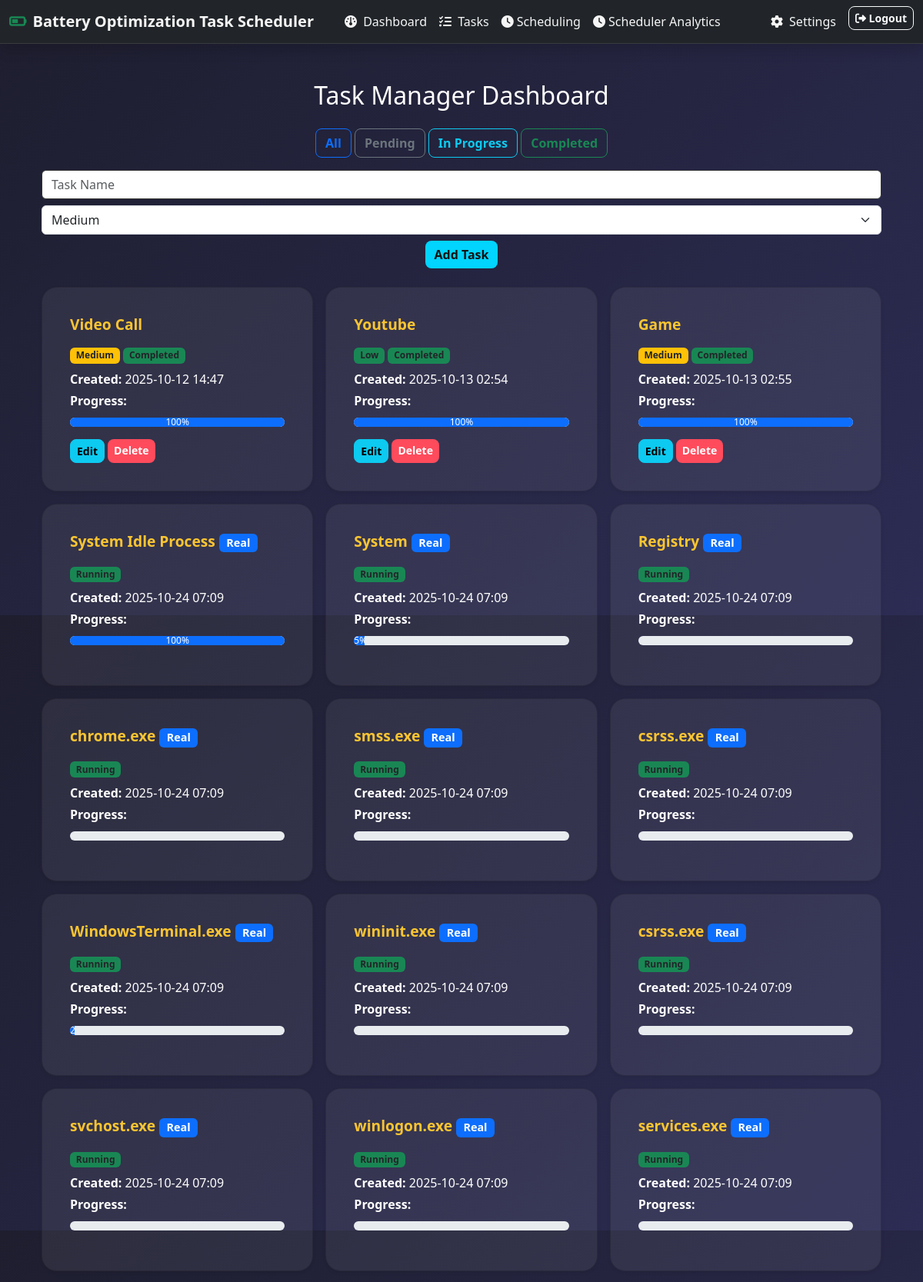
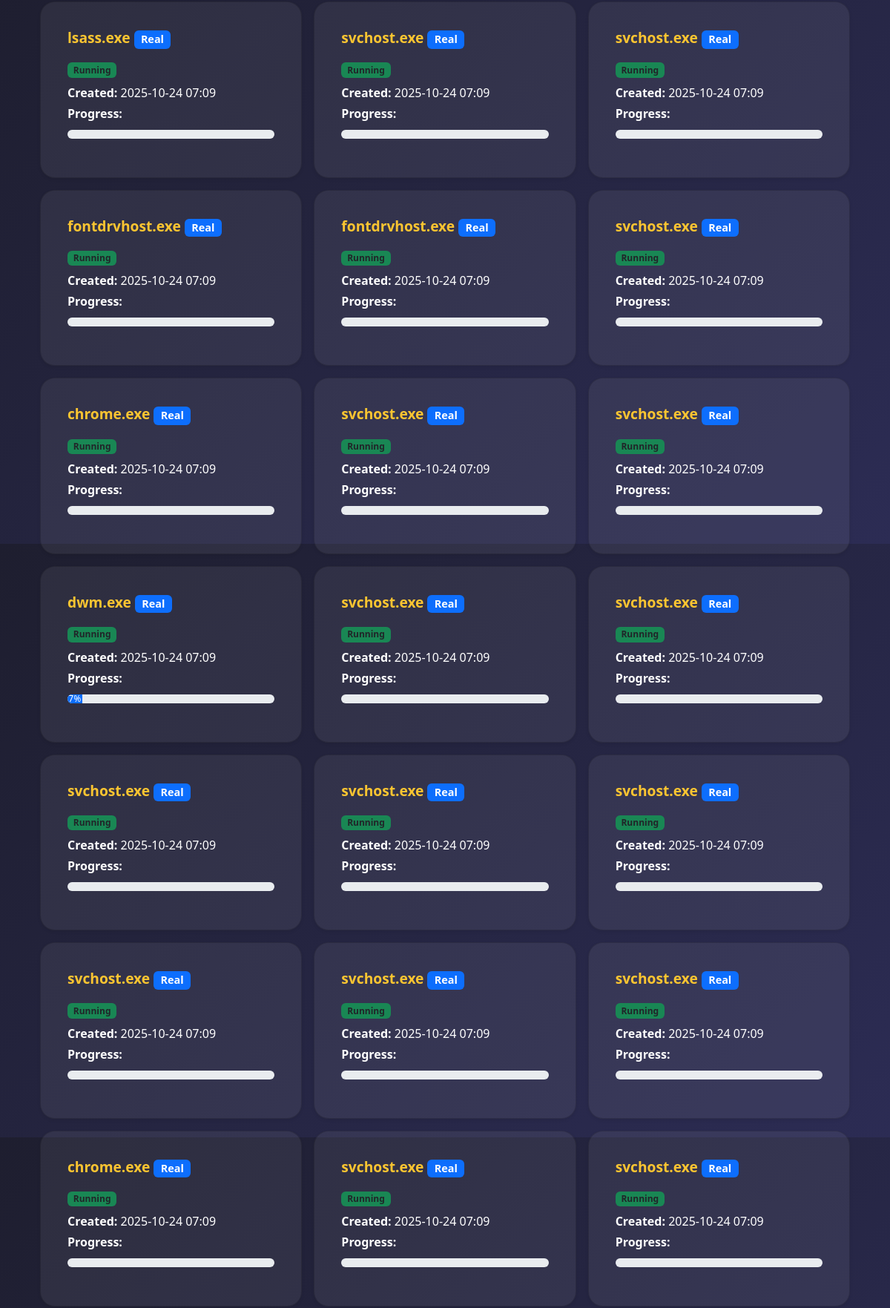
The page /tasks (upper part) on the database its author committed (2 pictures, top to bottom).
### models.py (models this page shows, shortened)
class Task(db.Model):
    id = db.Column(db.Integer, primary_key=True)
    pid = db.Column(db.Integer, nullable=True, unique=True)  # real OS process ID
    name = db.Column(db.String(120), nullable=False)
    priority = db.Column(db.String(20), nullable=False, default='Medium')  # High/Medium/Low
    status = db.Column(db.String(20), nullable=False, default='Pending')  # Pending/Running/Paused/Completed
    arrival_time = db.Column(db.DateTime, default=datetime.utcnow)
    burst_time = db.Column(db.Integer, default=5)     # simulated execution time
    remaining_time = db.Column(db.Integer, default=5)
    deadline = db.Column(db.DateTime, nullable=True)
    progress = db.Column(db.Integer, default=0)       # New field for progress %
    energy = db.Column(db.Integer, default=100)       # New field for energy %
    created_at = db.Column(db.DateTime, default=datetime.utcnow)
    type = db.Column(db.String(20), default='simulated')  # distinguish real/simulated
    last_updated = db.Column(db.DateTime, default=datetime.utcnow, onupdate=datetime.utcnow)
    locked = db.Column(db.Boolean, default=False)

### app.py (the view)
@app.route("/tasks")
def tasks_page():
    simulated_tasks=Task.query.filter_by(type='simulated').all()
    real_tasks=Task.query.filter_by(type='real').all()
    all_tasks=simulated_tasks+real_tasks
    return render_template("tasks.html", tasks=all_tasks)

### templates/tasks.html (shortened to what this page needs)
{% extends "base.html" %}
{% block content %}
<div class="container py-4">
    <h2 class="mb-4 text-center">Task Manager Dashboard</h2>
    <div class="mb-3 text-center">
        <button type="button" class="btn btn-outline-primary filter-btn" data-status="All">All</button>
        <button type="button" class="btn btn-outline-secondary filter-btn" data-status="Pending">Pending</button>
        <button type="button" class="btn btn-outline-info filter-btn" data-status="In Progress">In Progress</button>
        <button type="button" class="btn btn-outline-success filter-btn" data-status="Completed">Completed</button>
    </div>
    <form method="POST" action="{{ url_for('add_task') }}" class="mb-4 d-flex gap-2 justify-content-center flex-wrap">
        <input type="text" name="name" placeholder="Task Name" class="form-control bg-white text-dark" required>
        <select name="priority" class="form-select bg-white text-dark">
            <option value="Medium" selected>Medium</option>
        </select>
        <button type="submit" class="btn btn-primary">Add Task</button>
    </form>
    <div class="row g-3" id="taskContainer">
        {% for task in tasks %}
        <div class="col-md-6 col-lg-4 task-card
            {% if task.type == 'real' %}real-task-card{% else %}simulated-task-card{% endif %}"
            data-status="{{ task.status }}" id="taskCard{{ task.id }}">
            <div class="card shadow-sm h-100">
                <div class="card-body">
                    <h5 class="card-title">
                        {{ task.name }}
                        {% if task.type == 'real' %}<span class="badge bg-primary">Real</span>{% endif %}
                    </h5>
                    {% if task.type != 'real' %}
                    <span class="badge
                        {% if task.priority == 'High' %} bg-danger
                        {% elif task.priority == 'Medium' %} bg-warning text-dark
                        {% else %} bg-success text-dark {% endif %}">
                        {{ task.priority }}
                    </span>
                    {% endif %}
                    <span class="badge task-status
                        {% if task.status == 'Pending' %} bg-secondary text-dark
                        {% elif task.status == 'In Progress' %} bg-info text-dark
                        {% else %} bg-success text-dark {% endif %}">
                        {{ task.status }}
                    </span>
                    <p class="mt-2 mb-1"><strong>Created:</strong> {{ task.created_at.strftime('%Y-%m-%d %H:%M') }}</p>
                    <p class="mb-1"><strong>Progress:</strong></p>
                    <div class="progress mb-3">
                        <div class="progress-bar task-progress" role="progressbar"
                            style="width: {% if task.progress %}{{ task.progress }}%{% else %}0%{% endif %};"
                            aria-valuenow="{{ task.progress if task.progress else 0 }}" aria-valuemin="0" aria-valuemax="100">
                            {% if task.progress %}{{ task.progress }}%{% else %}0%{% endif %}
                        </div>
                    </div>
                    {% if task.type != 'real' %}
                    <div class="d-flex gap-1">
                        <button type="button" class="btn btn-sm btn-info" data-bs-toggle="modal" data-bs-target="#editTaskModal{{ task.id }}">Edit</button>
                        <a href="{{ url_for('delete_task', task_id=task.id) }}" class="btn btn-sm btn-danger">Delete</a>
                    </div>
                    {% endif %}
                </div>
            </div>
        </div>
        {% endfor %}
    </div>
</div>
{% endblock %}

### templates/base.html (shortened to what this page needs)
<!DOCTYPE html>
<html lang="en">
<head>
    <link href="https://cdn.jsdelivr.net/npm/bootstrap@5.3.2/dist/css/bootstrap.min.css" rel="stylesheet">
    <link rel="stylesheet" href="{{ url_for('static', filename='css/styles.css') }}">
    <link rel="stylesheet" href="https://cdnjs.cloudflare.com/ajax/libs/font-awesome/6.5.0/css/all.min.css">
    <link rel="stylesheet" href="https://cdn.jsdelivr.net/npm/sweetalert2@11/dist/sweetalert2.min.css">
</head>
<body>
<nav class="navbar navbar-expand-lg navbar-dark bg-dark shadow">
  <div class="container-fluid">
    <a class="navbar-brand d-flex align-items-center" href="{{ url_for('index') }}">
      <i class="fa-solid fa-battery-half me-2 text-success"></i>
      <span class="fw-bold">Battery Optimization Task Scheduler</span>
    </a>
    <div class="collapse navbar-collapse" id="navbarNav">
      <ul class="navbar-nav me-auto ms-3">
        <li class="nav-item">
          <a class="nav-link" href="{{ url_for('index') }}">
            <i class="fa-solid fa-gauge me-1"></i> Dashboard
          </a>
        </li>
        <li class="nav-item">
          <a class="nav-link" href="{{ url_for('tasks_page') }}">
            <i class="fa-solid fa-tasks me-1"></i> Tasks
          </a>
        </li>
        <li class="nav-item">
          <a class="nav-link" href="/scheduling">
            <i class="fa-solid fa-clock"></i> Scheduling
          </a>
        </li>
        <li class="nav-item">
          <a class="nav-link" href="{{ url_for('scheduler_analytics') }}">
              <i class="fa-solid fa-clock"></i> Scheduler Analytics
          </a>
      </li>
      </ul>
      <ul class="navbar-nav ms-auto">
        <li class="nav-item">
          <a class="nav-link" href="#">
            <i class="fa-solid fa-gear me-1"></i> Settings
          </a>
        </li>
        <li class="nav-item">
          <a class="btn btn-outline-light btn-sm ms-2" href="#">
            <i class="fa-solid fa-right-from-bracket"></i> Logout
          </a>
        </li>
      </ul>
    </div>
  </div>
</nav>
<div class="container mt-4">
    {% block content %}{% endblock %}
</div>
</body>
</html>

### static/css/styles.css (style rules this page uses)
body { background: #121212; color: #f5f5f5; font-family: 'Segoe UI', Tahoma, Geneva, Verdana, sans-serif; }
.navbar { background: linear-gradient(90deg, #1f1f1f, #292929); border-bottom: 1px solid #333; }
.navbar-brand, .nav-link { color: #f5f5f5 !important; }
.card { background: #1e1e1e; color: #ffffff; border-radius: 12px; box-shadow: 0px 4px 10px rgba(0,0,0,0.6); transition: transform 0.2s ease-in-out; }
h1, h2, h3, h4 { color: #ffffff; }
.btn { border-radius: 8px; font-weight: bold; }
.btn-primary { background: #00d4ff; border: none; color: #121212; }
.btn-danger { background: #ff4b5c; border: none; }
.form-control { background: #1a1a1a; border: 1px solid #333; color: #ffffff; }
body { background: linear-gradient(135deg, #1e1e2f, #2c2c54); font-family: 'Segoe UI', Tahoma, Geneva, Verdana, sans-serif; color: #f5f6fa; min-height: 100vh; margin: 0; }
.navbar { background: rgba(40, 40, 70, 0.9); backdrop-filter: blur(10px); border-bottom: 1px solid rgba(255, 255, 255, 0.1); }
.card { background: rgba(255, 255, 255, 0.07); border-radius: 20px; padding: 20px; box-shadow: 0 8px 25px rgba(0, 0, 0, 0.25); transition: transform 0.3s ease, box-shadow 0.3s ease; }
.card h5 { font-size: 1.2rem; font-weight: bold; margin-bottom: 15px; color: #fbc531; }
.progress { height: 12px; border-radius: 10px; overflow: hidden; margin-top: 10px; }
.progress-bar { transition: width 0.5s ease-in-out; }
.card { transition: transform 0.3s ease, box-shadow 0.3s ease; }
.btn { transition: transform 0.2s ease, box-shadow 0.2s ease; }
.badge { transition: transform 0.2s ease, box-shadow 0.2s ease; }
.progress-bar { transition: width 0.8s ease-in-out; }

### rows shown on the page
Task: name "Video Call", priority "Medium", status "Completed", created_at "2025-10-12 14:47", progress "100"
Task: name "Youtube", priority "Low", status "Completed", created_at "2025-10-13 02:54", progress "100"
Task: name "Game", priority "Medium", status "Completed", created_at "2025-10-13 02:55", progress "100"
Task: name "System Idle Process", type "Real", status "Running", created_at "2025-10-24 07:09", progress "100"
Task: name "System", type "Real", status "Running", created_at "2025-10-24 07:09", progress "5"
Task: name "Registry", type "Real", status "Running", created_at "2025-10-24 07:09"
Task: name "chrome.exe", type "Real", status "Running", created_at "2025-10-24 07:09"
Task: name "smss.exe", type "Real", status "Running", created_at "2025-10-24 07:09"
Task: name "csrss.exe", type "Real", status "Running", created_at "2025-10-24 07:09"
Task: name "WindowsTerminal.exe", type "Real", status "Running", created_at "2025-10-24 07:09", progress "2"
Task: name "wininit.exe", type "Real", status "Running", created_at "2025-10-24 07:09"
Task: name "csrss.exe", type "Real", status "Running", created_at "2025-10-24 07:09"
Task: name "svchost.exe", type "Real", status "Running", created_at "2025-10-24 07:09"
Task: name "winlogon.exe", type "Real", status "Running", created_at "2025-10-24 07:09"
Task: name "services.exe", type "Real", status "Running", created_at "2025-10-24 07:09"
Task: name "lsass.exe", type "Real", status "Running", created_at "2025-10-24 07:09"
Task: name "svchost.exe", type "Real", status "Running", created_at "2025-10-24 07:09"
Task: name "svchost.exe", type "Real", status "Running", created_at "2025-10-24 07:09"
Task: name "fontdrvhost.exe", type "Real", status "Running", created_at "2025-10-24 07:09"
Task: name "fontdrvhost.exe", type "Real", status "Running", created_at "2025-10-24 07:09"
Task: name "svchost.exe", type "Real", status "Running", created_at "2025-10-24 07:09"
Task: name "chrome.exe", type "Real", status "Running", created_at "2025-10-24 07:09"
Task: name "svchost.exe", type "Real", status "Running", created_at "2025-10-24 07:09"
Task: name "svchost.exe", type "Real", status "Running", created_at "2025-10-24 07:09"
Task: name "dwm.exe", type "Real", status "Running", created_at "2025-10-24 07:09", progress "7"
Task: name "svchost.exe", type "Real", status "Running", created_at "2025-10-24 07:09"
Task: name "svchost.exe", type "Real", status "Running", created_at "2025-10-24 07:09"
Task: name "svchost.exe", type "Real", status "Running", created_at "2025-10-24 07:09"
Task: name "svchost.exe", type "Real", status "Running", created_at "2025-10-24 07:09"
Task: name "svchost.exe", type "Real", status "Running", created_at "2025-10-24 07:09"
Task: name "svchost.exe", type "Real", status "Running", created_at "2025-10-24 07:09"
Task: name "svchost.exe", type "Real", status "Running", created_at "2025-10-24 07:09"
Task: name "svchost.exe", type "Real", status "Running", created_at "2025-10-24 07:09"
Task: name "chrome.exe", type "Real", status "Running", created_at "2025-10-24 07:09"
Task: name "svchost.exe", type "Real", status "Running", created_at "2025-10-24 07:09"
Task: name "svchost.exe", type "Real", status "Running", created_at "2025-10-24 07:09"
